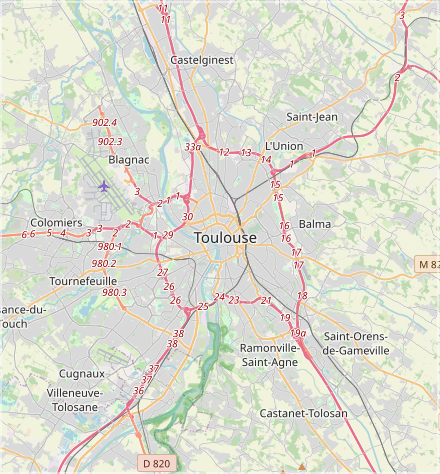
#> input picture UASOS/utility/toumap.PNG, 440 x 474 px
$ python -i imgtreat.py   (imports and definitions only)
#> lines starting #> are read from the running program, lines starting #| are printed output that depends on the picture
# imgtreat.py>
# Library used for image treatment: all the image deformations are here
# Imported in stimuli as library
# Author: Vincenzo Maria VITALE - DCAS - MS TAS AERO - FTE
###################################################################

import cv2 as cv
import numpy as np
from scipy.stats import poisson


# [68 lines left out: functions gaussiannoise, saltpeppernoise, poissonnoise, specklenoise, blur, lowcontrast, not called in this run]


def bars(imghandler, perc=0.0):
    # Bars adding to the imagehandler
    # Bars effect params
    intensity = perc
    radius = 1
    # Creating a gaussian Kernel
    sigma = max(imghandler.shape)*radius
    kernel_size = int(2 * np.ceil(3*sigma) + 1)
    kernel = cv.getGaussianKernel(kernel_size, sigma)
    #Adding bars
    blur_mat = cv.filter2D(imghandler, -1, kernel)
    h, w = blur_mat.shape
    r_part = blur_mat[:, w//2:w].copy()
    blur_mat[:, :w//2] = r_part
    blur_mat = cv.rotate(blur_mat, cv.ROTATE_90_CLOCKWISE)
    outImg = cv.addWeighted(imghandler, 1-intensity, blur_mat, intensity, 0)
    return outImg

# [32 lines left out: functions vignette, tearing, not called in this run]

>>> import cv2
>>> picture = cv2.imread('../UASOS/utility/toumap.PNG', cv2.IMREAD_GRAYSCALE)
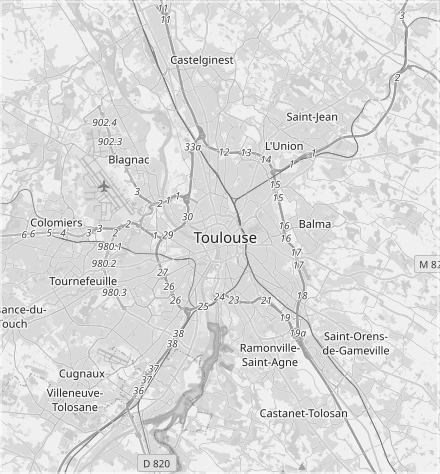
#> picture: shape (474, 440); min 35, max 253, mean 220
>>> result = bars(picture)
#> in bars, `blur_mat = cv.filter2D(imghandler, -1, kernel)`:
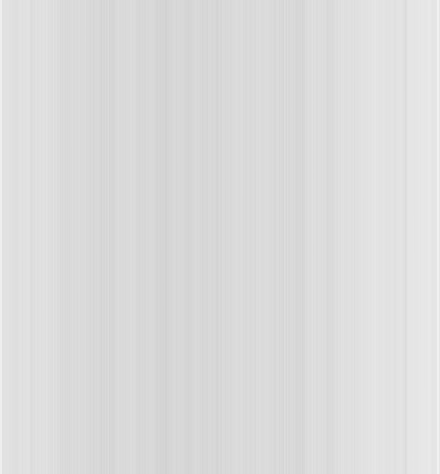
#> blur_mat: shape (474, 440); min 209, max 241, mean 219.9
#> in bars, `r_part = blur_mat[:, w//2:w].copy()`:
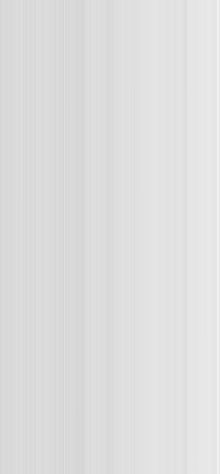
#> r_part: shape (474, 220); min 212, max 241, mean 222.1
#> in bars, `blur_mat = cv.rotate(blur_mat, cv.ROTATE_90_CLOCKWISE)`:
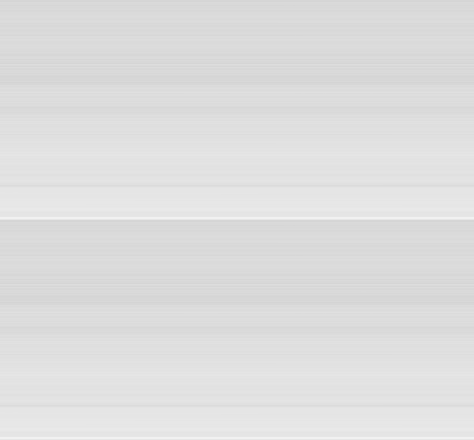
#> blur_mat: shape (440, 474); min 212, max 241, mean 222.1
#> (the run stopped early here; a loop or call above may not have finished)
